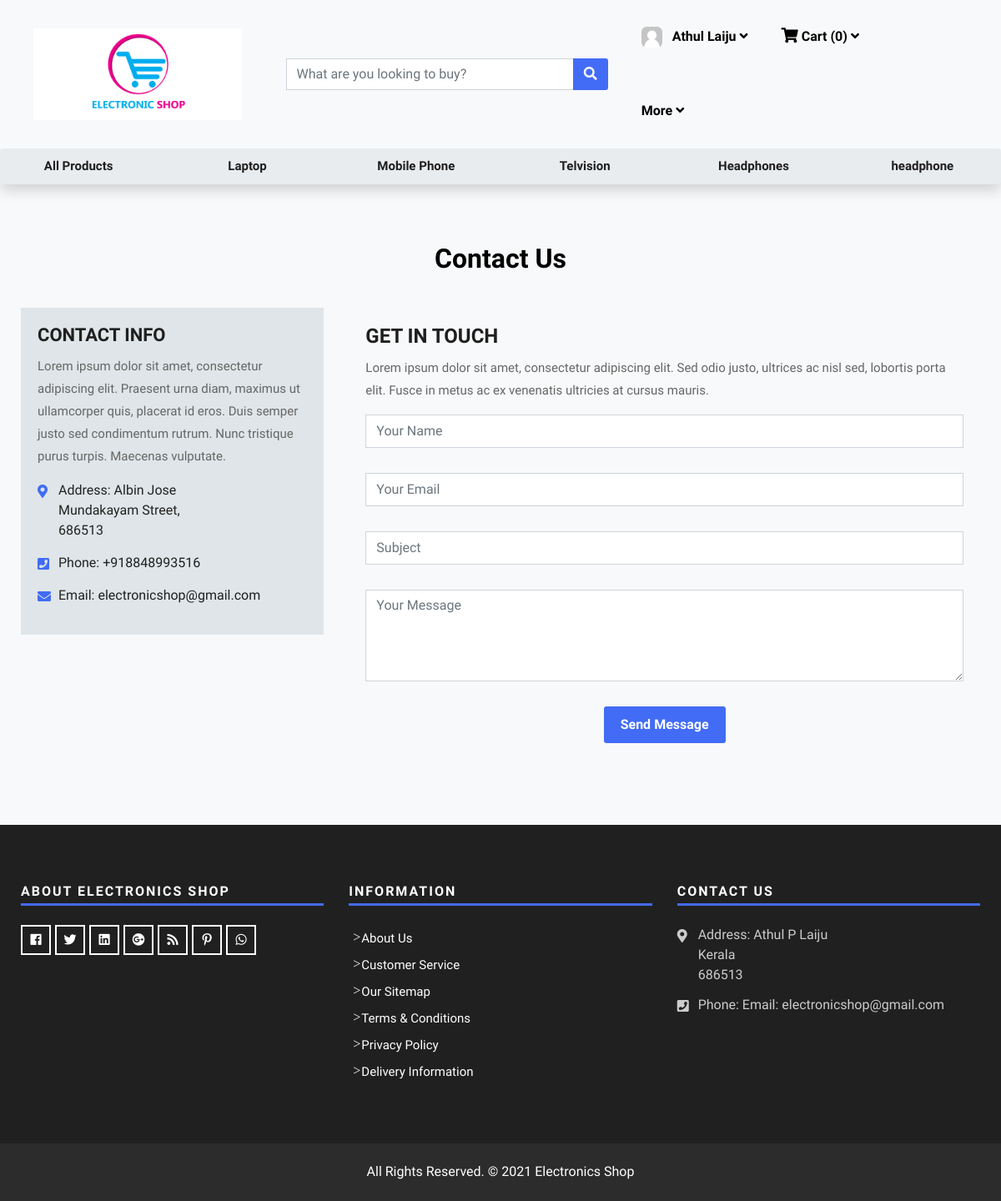
/contactus/ (signed in), run on the app's committed database.
### shop/models.py (models this page shows, shortened)
class Customer(models.Model):
    user = models.OneToOneField(User, on_delete=models.CASCADE, default="")
    phone = models.BigIntegerField()
    house_no = models.CharField(null=True, max_length=20)
    street = models.CharField(null=True, max_length=50)
    city = models.CharField(null=True, max_length=20)
    pin = models.IntegerField(null=True)
    state = models.CharField(null=True, max_length=20)
    profile_pic = models.ImageField(null=True, upload_to="customer_pic", default="userimg.png")

class Category(models.Model):
    category_name = models.CharField(max_length=50)

### shop/views/contact.py (the view)
# urls.py: path("contactus/", contact.contact, name="ContactUs"),
def contact(request):
    current_user = request.user
    customer = []
    try:
        customer = Customer.objects.get(user_id=current_user.id)
    except:
        pass
    carts = Cart.objects.filter(user_id=current_user.id)
    categories = Category.objects.all()
    qty = 0
    total = 0
    for cart in carts:
        total = total + cart.amount
        qty = qty + cart.qty
    details = {
        'customer':customer,
        'qty':qty,
        'total':total,
        'carts':carts,
        'categories':categories
    }
    return render(request, 'contactus.html', details)

### templates/contactus.html (shortened to what this page needs)
{% extends 'base.html' %}
{% load static %}
{% block body %}
<div class="shadow p-2 rounded" style="background-color:#e9ecef; color:black">
    <div class="row text-center font-weight-bold">
        <div class="col-lg-2 col-md-4 col-sm-6">
            <p><a href="/products">All Products</a></p>
        </div>
        {% for category in categories %}
        <div class="col-lg-2 col-md-4 col-sm-6">
            <p><a href="/products/?category={{category.id}}">{{category.category_name}}</a></p>
        </div>
        {% endfor %}
    </div>
</div>
<div class="contact-box-main">
    <div class="container">
        <div class="row">
            <div class="col-lg-12">
                <div class="title-all text-center">
                    <h1>Contact Us</h1>
                </div>
            </div>
            <div class="col-lg-4 col-sm-12">
                <div class="contact-info-left">
                    <h2>CONTACT INFO</h2>
                    <p>Lorem ipsum dolor sit amet, consectetur adipiscing elit. Praesent urna diam, maximus ut ullamcorper quis, placerat id eros. Duis semper justo sed condimentum rutrum. Nunc tristique purus turpis. Maecenas vulputate. </p>
                    <ul>
                        <li>
                            <p><i class="fas fa-map-marker-alt"></i>Address: Albin Jose <br>Mundakayam Street,<br> 686513 </p>
                        </li>
                        <li>
                            <p><i class="fas fa-phone-square"></i>Phone: <a href="tel:+918848993516">+918848993516</a></p>
                        </li>
                        <li>
                            <p><i class="fas fa-envelope"></i>Email: <a href="mailto:electronicshop@gmail.com">electronicshop@gmail.com</a></p>
                        </li>
                    </ul>
                </div>
            </div>
            <div class="col-lg-8 col-sm-12">
                <div class="contact-form-right">
                    <h2>GET IN TOUCH</h2>
                    <p>Lorem ipsum dolor sit amet, consectetur adipiscing elit. Sed odio justo, ultrices ac nisl sed, lobortis porta elit. Fusce in metus ac ex venenatis ultricies at cursus mauris.</p>
                    <form id="contactForm">
                        <div class="row">
                            <div class="col-md-12">
                                <div class="form-group">
                                    <input type="text" class="form-control" id="name" name="name" placeholder="Your Name" required data-error="Please enter your name">
                                </div>
                            </div>
                            <div class="col-md-12">
                                <div class="form-group">
                                    <input type="text" placeholder="Your Email" id="email" class="form-control" name="name" required data-error="Please enter your email">
                                </div>
                            </div>
                            <div class="col-md-12">
                                <div class="form-group">
                                    <input type="text" class="form-control" id="subject" name="name" placeholder="Subject" required data-error="Please enter your Subject">
                                </div>
                            </div>
                            <div class="col-md-12">
                                <div class="form-group">
                                    <textarea class="form-control" id="message" placeholder="Your Message" rows="4" data-error="Write your message" required></textarea>
                                </div>
                                <div class="submit-button text-center">
                                    <button class="btn hvr-hover" id="submit" type="submit">Send Message</button>
                                </div>
                            </div>
                        </div>
                    </form>
                </div>
            </div>
        </div>
    </div>
</div>
{% endblock %}

### templates/base.html (shortened to what this page needs)
{% load static %}
{% load humanize %}
<!DOCTYPE html>
<html lang="en">
<head>
	<link rel="stylesheet" href="{% static 'css/bootstrap.min.css' %}">
	<link rel="stylesheet" href="{% static 'css/style.css' %}">
	<link rel="stylesheet" href="{% static 'css/responsive.css' %}">
    <link rel="stylesheet" href="{% static 'css/custom.css' %}">
</head>
<body>
	<header class="main-header">
		<nav class="navbar navbar-expand-lg navbar-light bg-light navbar-default bootsnav">
            <div class="container">
                <div class="navbar-header col-lg-3 col-md-5 col-sm-12">
                    <a class="navbar-brand" href="/"><img src="{% static 'images/logo0.png' %}" width="250 px"/></a>
                </div>
                <div class="collapse navbar-collapse bg-light col-lg-9 col-md-7" id="navbar-menu">
                    <div class="col-lg-6">
                        <form class="form-inline" action="/search/" method="GET">
                            <div class="input-group" style="width: 100%;">
                                <input class="form-control" placeholder="What are you looking to buy?" name="search" type="text">
                                <div class="input-group-append">
                                    <button class="btn text-light hvr-hover" type="submit"><i class="fas fa-search"></i></button>
                                </div>
                            </div>
                        </form>
                    </div>
                    <div class="col-lg-6 d-flex justify-content-center">
                        <ul class="nav navbar-nav ml-auto" data-in="fadeInDown" data-out="fadeOutUp">
                            {% if user.id %}
                            <li class="dropdown">
                                <a href="/account" class="nav-link dropdown-toggle" data-toggle="dropdown">
                                    <img src="{{ customer.profile_pic.url }}" class="avatar">
                                    <span class="pl-2">{{user.first_name}} {{user.last_name}}</span>
                                    <i class="fas fa-angle-down"></i>
                                </a>
                            </li>
                            <li class="dropdown">
                                <a href="/cart" class="nav-link dropdown-toggle" data-toggle="dropdown">
                                    <i class="fas fa-shopping-cart" style="font-size: 18px;"></i>
                                    <span>Cart ({{qty}})</span>
                                    <i class="fas fa-angle-down"></i>
                                </a>
                            </li>
                            {% endif %}
                            <li class="dropdown">
                                <a href="#" class="nav-link dropdown-toggle" data-toggle="dropdown">
                                    <span>More</span>
                                    <i class="fas fa-angle-down"></i>
                                </a>
                            </li>
                        </ul>
                    </div>
                </div>
			</div>
		</nav>
	</header>
    {% block body %}
    {% endblock %}
	<footer>
        <div class="footer-main">
            <div class="container">
                <div class="row">
                    <div class="col-lg-4 col-md-12 col-sm-12">
                        <div class="footer-widget">
                            <h4>About Electronics Shop</h4>
                            <ul>
                                <li><a href="#"><i class="fab fa-facebook" aria-hidden="true"></i></a></li>
                                <li><a href="#"><i class="fab fa-twitter" aria-hidden="true"></i></a></li>
                                <li><a href="#"><i class="fab fa-linkedin" aria-hidden="true"></i></a></li>
                                <li><a href="#"><i class="fab fa-google-plus" aria-hidden="true"></i></a></li>
                                <li><a href="#"><i class="fas fa-rss" aria-hidden="true"></i></a></li>
                                <li><a href="#"><i class="fab fa-pinterest-p" aria-hidden="true"></i></a></li>
                                <li><a href="#"><i class="fab fa-whatsapp" aria-hidden="true"></i></a></li>
                            </ul>
                        </div>
                    </div>
                    <div class="col-lg-4 col-md-12 col-sm-12">
                        <div class="footer-link">
                            <h4>Information</h4>
                            <ul>
                                <li><a href="#">About Us</i></a></li>
                                <li><a href="#">Customer Service</a></li>
                                <li><a href="#">Our Sitemap</a></li>
                                <li><a href="#">Terms &amp; Conditions</a></li>
                                <li><a href="#">Privacy Policy</a></li>
                                <li><a href="#">Delivery Information</a></li>
                            </ul>
                        </div>
                    </div>
                    <div class="col-lg-4 col-md-12 col-sm-12">
                        <div class="footer-link-contact">
                            <h4>Contact Us</h4>
                            <ul>
                                <li>
                                    <p><i class="fas fa-map-marker-alt"></i>Address: Athul P Laiju <br>Kerala<br> 686513 </p>
                                </li>
                                <li>
                                    <p><i class="fas fa-phone-square"></i>Phone: <a href="tel:+919207903837>+918848993516</a></p>
                                </li>
                                <li>
                                    <p><i class="fas fa-envelope"></i>Email: <a href="mailto:electronicshop@gmail.com">electronicshop@gmail.com</a></p>
                                </li>
                            </ul>
                        </div>
                    </div>
                </div>
            </div>
        </div>
	</footer>
	<div class="footer-copyright">
        <p class="footer-company">All Rights Reserved. &copy; 2021 <a href="/"> Electronics Shop</a></p>
	</div>
</body>
</html>

### static/css/custom.css (style rules this page uses)
.avatar { vertical-align: middle; height: 25px; border-radius: 25%; }

### static/css/bootsnav.css (style rules this page uses)
nav.bootsnav .container { position: relative; }
nav.navbar.bootsnav { margin-bottom: 0; -moz-border-radius: 0px; -webkit-border-radius: 0px; -o-border-radius: 0px; border-radius: 0px; background-color: #fff; border: none; z-index: 9; }
nav.navbar.bootsnav ul.nav > li > a { color: #6f6f6f; background-color: transparent; outline: none; margin-bottom: -2px; }
body { -webkit-transition: all 0.3s ease-in-out; -moz-transition: all 0.3s ease-in-out; -o-transition: all 0.3s ease-in-out; -ms-transition: all 0.3s ease-in-out; transition: all 0.3s ease-in-out; }
@media (min-width: 1024px) { nav.navbar.bootsnav ul.nav > li > a { padding: 30px 15px; font-weight: 600; } }
@media (min-width: 1024px) { nav.navbar.bootsnav ul.nav > li.dropdown > a.dropdown-toggle:after { font-family: 'FontAwesome'; content: "\f0d7"; margin-left: 5px; margin-top: 2px; } }

### data on the page
Customer: profile_pic (picture)
Category: category_name "Laptop"
Category: category_name "Mobile Phone"
Category: category_name "Telvision"
Category: category_name "Headphones"
Category: category_name "headphone"

### other printed values
{{ user.first_name }} "Athul"
{{ user.last_name }} "Laiju"
{{ qty }} "0"
